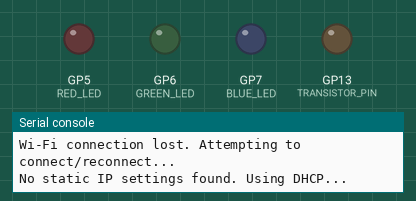
Simulated run of this program. Board: Raspberry Pi Pico running CircuitPython. On the bench: output pins drawn as LEDs (lit = HIGH), the last lines printed to the serial console. WiFi joins after 1.5 s; files that are not in the repository are absent.

Above: at 0.7 s.
At 5.2 s:
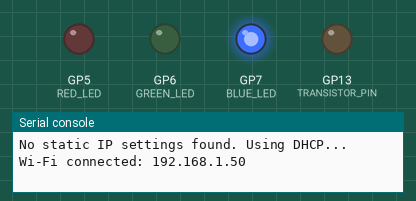
Timing chart, 0 to 14.0 s (numbered marks = the images above):
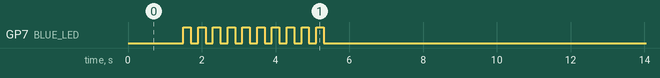

Measured:
- by itself, GP7 (BLUE_LED): repeats every 10.8 s: HIGH 0.20 s, LOW 10.2 s, HIGH 0.20 s, LOW 0.20 s

The program:

code_v1.py
```python
import board
import digitalio
import time
import wifi
import socketpool
import os
import microcontroller
import ipaddress

# Define GPIO pins
TRANSISTOR_PIN = digitalio.DigitalInOut(board.GP13)  # GPIO pin to control the transistor (Base)
TRANSISTOR_PIN.direction = digitalio.Direction.OUTPUT

DEVICE_STATE_PIN = digitalio.DigitalInOut(board.GP14)  # GPIO pin to detect external device state
DEVICE_STATE_PIN.direction = digitalio.Direction.INPUT

# LED pins
RED_LED = digitalio.DigitalInOut(board.GP5)  # Red LED
RED_LED.direction = digitalio.Direction.OUTPUT

GREEN_LED = digitalio.DigitalInOut(board.GP6)  # Green LED
GREEN_LED.direction = digitalio.Direction.OUTPUT

BLUE_LED = digitalio.DigitalInOut(board.GP7)  # Blue LED
BLUE_LED.direction = digitalio.Direction.OUTPUT

# Function to read settings from settings.ini
def read_settings():
    # Default values for all settings
    default_settings = {
        "TARGET_MAC": "00:00:00:00:00:00",
        "WIFI_SSID": "your-fallback-wifi-ssid",
        "WIFI_PASSWORD": "your-fallback-wifi-password",
        "STATIC_IP": "",
        "STATIC_SUBNET_MASK": "",
        "STATIC_GATEWAY": "",
        "STATIC_DNS": "",
        "WIFI_FREQ_CHECK": "10",
        "WIFI_FAILED_ATTEMPTS": "10",
    }

    settings = default_settings.copy()  # Start with default values

    try:
        with open("settings.ini", "r") as file:
            for line in file:
                line = line.strip()
                # Skip empty lines and comments (lines starting with #)
                if line and not line.startswith("#"):
                    # Split the line into key and value using the first "="
                    if "=" in line:
                        key, value = line.split("=", 1)  # Split on the first "="
                        key = key.strip()
                        value = value.strip()
                        # Update the setting if the key exists in defaults
                        if key in settings:
                            settings[key] = value
    except Exception as e:
        print("Error reading settings.ini:", e)
        # If there's an error, fall back to default values for all settings

    return settings

# Read settings from settings.ini
settings = read_settings()

# Convert TARGET_MAC from string to bytes
TARGET_MAC = bytes.fromhex(settings["TARGET_MAC"].replace(":", ""))

# Wi-Fi credentials
WIFI_SSID = settings["WIFI_SSID"]
WIFI_PASSWORD = settings["WIFI_PASSWORD"]

# Static IP settings (optional)
STATIC_IP = settings["STATIC_IP"]
STATIC_SUBNET_MASK = settings["STATIC_SUBNET_MASK"]
STATIC_GATEWAY = settings["STATIC_GATEWAY"]
STATIC_DNS = settings["STATIC_DNS"]

# WIFI_FREQ_CHECK (socket timeout) and WIFI_FAILED_ATTEMPTS
WIFI_FREQ_CHECK = int(settings["WIFI_FREQ_CHECK"])  # Default to 10 if not defined
WIFI_FAILED_ATTEMPTS = int(settings["WIFI_FAILED_ATTEMPTS"])  # Default to 10 if not defined

# Counter for failed Wi-Fi connection attempts
wifi_failed_attempts = 0

# Function to configure Wi-Fi with static IP or DHCP
def configure_wifi():
    if STATIC_IP and STATIC_SUBNET_MASK and STATIC_GATEWAY:
        try:
            # Convert strings to ipaddress objects
            ip = ipaddress.IPv4Address(STATIC_IP)
            subnet_mask = ipaddress.IPv4Address(STATIC_SUBNET_MASK)
            gateway = ipaddress.IPv4Address(STATIC_GATEWAY)
            dns = ipaddress.IPv4Address(STATIC_DNS) if STATIC_DNS else None

            # Configure static IP
            wifi.radio.set_ipv4_address(ipv4=ip, netmask=subnet_mask, gateway=gateway, ipv4_dns=dns)
            print("Configured static IP:", ip)
        except Exception as e:
            print("Error configuring static IP:", e)
            print("Falling back to DHCP...")
    else:
        print("No static IP settings found. Using DHCP...")

# Function to blink an LED
def blink_led(led, times=1, delay=0.2):
    for _ in range(times):
        led.value = True
        time.sleep(delay)
        led.value = False
        time.sleep(delay)

# Function to simulate pressing the power button
def press_power_button():
    GREEN_LED.value = True  # Turn on the green LED
    TRANSISTOR_PIN.value = True  # Turn on the transistor (simulate button press)
    time.sleep(0.5)  # Hold the button for 0.5 seconds
    TRANSISTOR_PIN.value = False  # Turn off the transistor (simulate button release)
    GREEN_LED.value = False  # Turn off the green LED

# Function to check if the external device is ON
def is_device_on():
    return DEVICE_STATE_PIN.value  # Returns True if 3.3V is detected

# Function to check if the received packet is a valid WoL magic packet
def is_wol_magic_packet(packet, target_mac):
    # WoL magic packet format: 6 bytes of 0xFF followed by 16 repetitions of the target MAC address
    if len(packet) != 102:
        return False
    if packet[:6] != b"\xFF\xFF\xFF\xFF\xFF\xFF":
        return False
    for i in range(16):
        if packet[6 + i * 6:12 + i * 6] != target_mac:
            return False
    return True

# Unified function to handle Wi-Fi connection and reconnection
def manage_wifi_connection():
    global wifi_failed_attempts  # Access the global counter

    if not wifi.radio.connected:
        print("Wi-Fi connection lost. Attempting to connect/reconnect...")
        try:
            # Configure Wi-Fi (static IP or DHCP)
            configure_wifi()

            # Connect to Wi-Fi
            wifi.radio.connect(WIFI_SSID, WIFI_PASSWORD)
            print("Wi-Fi connected:", wifi.radio.ipv4_address)
            blink_led(BLUE_LED, times=10)  # Blink blue LED twice on successful connection
            wifi_failed_attempts = 0  # Reset the counter on successful connection
            return True
        except Exception as e:
            print("Failed to connect to Wi-Fi:", e)
            blink_led(RED_LED, times=2)  # Blink red LED twice on connection failure
            wifi_failed_attempts += 1  # Increment the failed attempts counter
            if wifi_failed_attempts >= WIFI_FAILED_ATTEMPTS:
                print("Too many failed attempts. Rebooting device...")
                blink_led(RED_LED, times=10)
                microcontroller.reset()  # Reboot the device
            return False
    else:
        blink_led(BLUE_LED, times=2)  # Blink blue LED twice if still connected
        return True

# Main function to listen for WoL magic packets
def listen_for_wol():
    # Create a UDP socket
    pool = socketpool.SocketPool(wifi.radio)
    sock = pool.socket(pool.AF_INET, pool.SOCK_DGRAM)
    sock.bind(("0.0.0.0", 9))  # Listen on port 9 (default WoL port)

    print("Listening for Wake-on-LAN magic packets...")
    start_time = time.monotonic()  # Track time for Wi-Fi verification

    sock.settimeout(WIFI_FREQ_CHECK)  # Set a timeout based on WIFI_FREQ_CHECK

    while True:
        try:
            buffer = bytearray(1024)
            num_bytes, addr = sock.recvfrom_into(buffer)  # Read data into buffer
            packet = buffer[:num_bytes]

            if is_wol_magic_packet(packet, TARGET_MAC):
                print("Received WoL magic packet for target MAC:", TARGET_MAC)
                if not is_device_on():
                    print("Device is OFF. Pressing power button...")
                    press_power_button()
                else:
                    print("Device is already ON. Ignoring WoL packet.")

        except OSError:  # Raised if the socket times out
            print("No WoL packet received. Checking Wi-Fi status...")
            manage_wifi_connection()  # Check and manage Wi-Fi connection

# Main program
if __name__ == "__main__":
    while True:
        if manage_wifi_connection():  # initial connect to Wi-Fi
            listen_for_wol()  # Start listening for WoL packets
        else:
            print("Raspberry Pi Pico W is not connected to Wi-Fi")
```
